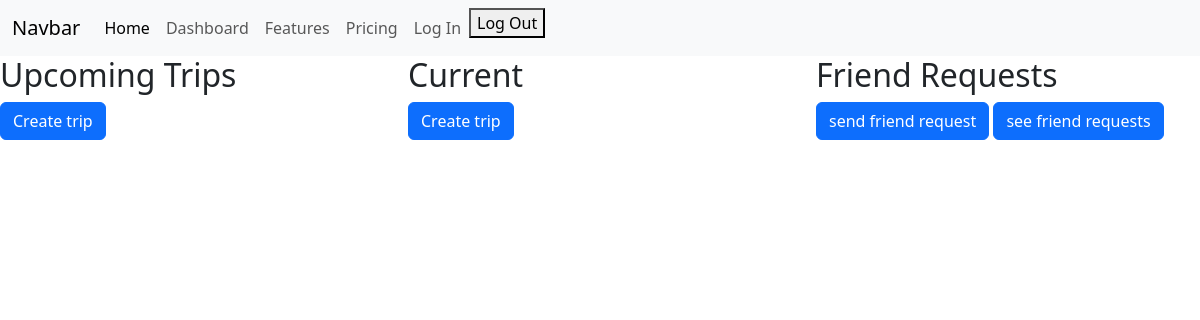
Before: /dashboard (signed in) with the older database file.
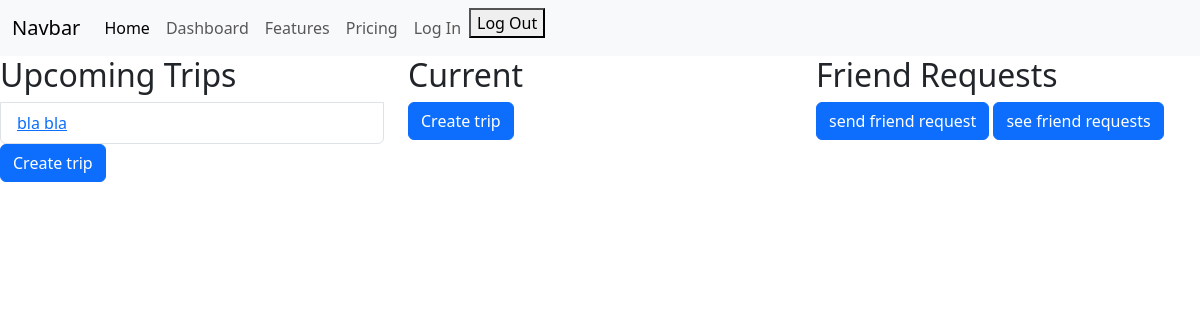
After: the same page with the newer database file.
### travel/models.py (models this page shows)
class Trip(models.Model):
    name = models.CharField(max_length = 100)
    admin = models.ForeignKey(User, on_delete = models.CASCADE, related_name = 'trip_admin')
    start_date = models.DateField()
    end_date = models.DateField()
    users = models.ManyToManyField(User)

### travel/views.py (the view)
# urls.py: path('dashboard', views.dashboard, name='dashboard'),
@login_required
def dashboard(request):
    user = request.user
    now = datetime.datetime.now()
    upcoming_trips = Trip.objects.filter(Q(start_date__gt = now) & (Q(admin = user) | Q(users = user)))
    friend_requests = FriendRequest.objects.filter(to_user = user)
    current_trips = Trip.objects.filter(Q(start_date__gt = now) & Q(start_date__lt = now) & Q(end_date__gt = now))
    context = {
        'trips': upcoming_trips,
        'current_trips': current_trips,
        'friend_requests' : friend_requests
    }
    return render(request, 'travel/dashboard.html', context)

### travel/templates/travel/dashboard.html (shortened to what this page needs)
{% extends "travel/base.html" %}
{% block content %}
<div class="row">
  <div class="col-lg">
    <ul class="list-group">
        <h2>Upcoming Trips</h2>
        {% for trip in trips %}
        <li class="list-group-item">
            <a href="{% url 'trip-detail' trip.id %}">{{trip.name}}</a>
        </li>
        {% endfor %}
    </ul>
    <a class="btn btn-primary" href="{% url 'create-trip' %}" role="button">Create trip</a>
  </div>
  <div class="col-lg">
    <ul class="list-group">
        <h2>Current</h2>
    </ul>
    <a class="btn btn-primary" href="{% url 'create-trip' %}" role="button">Create trip</a>
  </div>
  <div class="col-lg">
    <ul class="list-group">
    <h2>Friend Requests</h2>
    </ul>
    <a class="btn btn-primary" href="{% url 'send-friend-request' %}">send friend request</a>
    <a class="btn btn-primary" href="{% url 'friend-requests' %}">see friend requests</a>
  </div>
</div>
{% endblock content %}

Changed rows visible on the page:
added Trip: name "bla bla"
